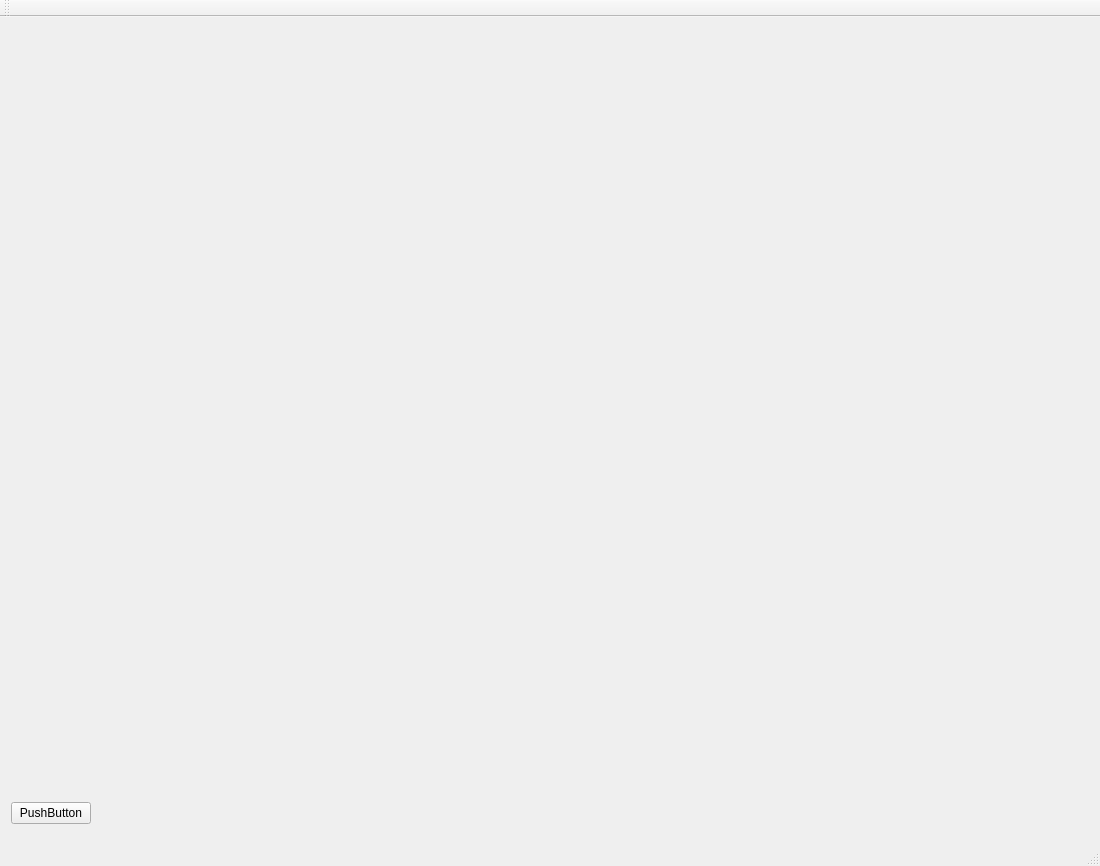
<?xml version="1.0" encoding="UTF-8"?>
<ui version="4.0">
 <class>MainWindow</class>
 <widget class="QMainWindow" name="MainWindow">
  <property name="geometry">
   <rect>
    <x>0</x>
    <y>0</y>
    <width>1100</width>
    <height>866</height>
   </rect>
  </property>
  <property name="windowTitle">
   <string>MainWindow</string>
  </property>
  <widget class="QWidget" name="centralWidget">
   <layout class="QFormLayout" name="formLayout">
    <item row="0" column="0">
     <widget class="myOpenglBoard" name="Board_widget" native="true">
      <property name="minimumSize">
       <size>
        <width>1024</width>
        <height>768</height>
       </size>
      </property>
      <property name="maximumSize">
       <size>
        <width>1024</width>
        <height>768</height>
       </size>
      </property>
     </widget>
    </item>
    <item row="1" column="0">
     <widget class="QPushButton" name="pushButton_2">
      <property name="text">
       <string>PushButton</string>
      </property>
     </widget>
    </item>
   </layout>
  </widget>
  <widget class="QMenuBar" name="menuBar">
   <property name="geometry">
    <rect>
     <x>0</x>
     <y>0</y>
     <width>1100</width>
     <height>21</height>
    </rect>
   </property>
  </widget>
  <widget class="QToolBar" name="mainToolBar">
   <attribute name="toolBarArea">
    <enum>TopToolBarArea</enum>
   </attribute>
   <attribute name="toolBarBreak">
    <bool>false</bool>
   </attribute>
  </widget>
  <widget class="QStatusBar" name="statusBar"/>
 </widget>
 <layoutdefault spacing="6" margin="11"/>
 <customwidgets>
  <customwidget>
   <class>myOpenglBoard</class>
   <extends>QWidget</extends>
   <header>myopenglboard.h</header>
   <container>1</container>
  </customwidget>
 </customwidgets>
 <resources/>
 <connections/>
</ui>
